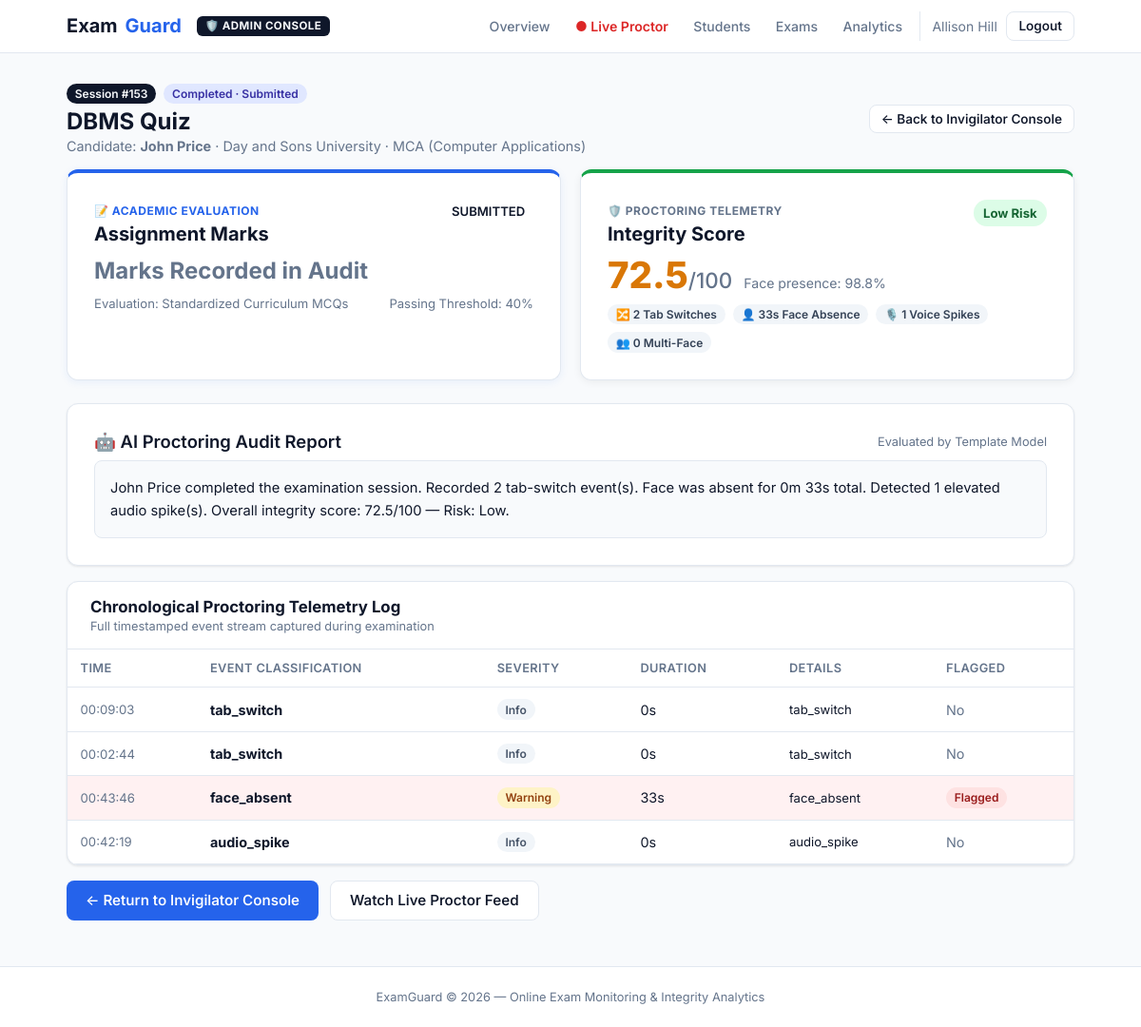
The app's page /session/153/report (signed in) with its own data.
### app/models/models.py (models this page shows, shortened)
class User(UserMixin, db.Model):
    __tablename__ = "users"
    id = db.Column(db.Integer, primary_key=True)
    email = db.Column(db.String(120), unique=True, nullable=False, index=True)
    password_hash = db.Column(db.String(256), nullable=False)
    full_name = db.Column(db.String(120), nullable=False)
    role = db.Column(db.String(20), default="candidate")
    photo_path = db.Column(db.String(255))
    id_type = db.Column(db.String(40))
    id_number = db.Column(db.String(80))
    id_document_path = db.Column(db.String(255))
    id_verified = db.Column(db.Boolean, default=False)
    created_at = db.Column(db.DateTime, default=datetime.utcnow)
    academic_status = db.Column(db.String(50), default="Currently Studying")  # Currently Studying / Graduated / Beginner
    college = db.Column(db.String(200), default="")
    domain = db.Column(db.String(100), default="")  # B.Tech, MCA, BA, B.Sc, etc.
    department = db.Column(db.String(120), default="")  # CSE, ECE, Economics, Computer Applications, etc.
    year_of_study = db.Column(db.String(50), default="")  # 1st Year, 2nd Year, 3rd Year, 4th Year, Graduated, Beginner
    sessions = db.relationship("ExamSession", backref="candidate", lazy="dynamic")

class ExamSession(db.Model):
    __tablename__ = "exam_sessions"
    id = db.Column(db.Integer, primary_key=True)
    candidate_id = db.Column(db.Integer, db.ForeignKey("users.id"), nullable=False)
    exam_id = db.Column(db.Integer, db.ForeignKey("available_exams.id"), nullable=True)
    exam_title = db.Column(db.String(200), default="Online Assessment")
    status = db.Column(db.String(20), default="registered")
    started_at = db.Column(db.DateTime)
    ended_at = db.Column(db.DateTime)
    duration_minutes = db.Column(db.Integer, default=60)
    test_score = db.Column(db.String(50), nullable=True)
    created_at = db.Column(db.DateTime, default=datetime.utcnow)
    exam = db.relationship("AvailableExam", backref="sessions")
    events = db.relationship("EventLog", backref="session", lazy="dynamic", cascade="all, delete-orphan")
    integrity_score = db.relationship("IntegrityScore", backref="session", uselist=False, cascade="all, delete-orphan")
    ai_report = db.relationship("AIReport", backref="session", uselist=False, cascade="all, delete-orphan")

class IntegrityScore(db.Model):
    __tablename__ = "integrity_scores"
    id = db.Column(db.Integer, primary_key=True)
    session_id = db.Column(db.Integer, db.ForeignKey("exam_sessions.id"), unique=True, nullable=False)
    score = db.Column(db.Float, nullable=False)
    risk_label = db.Column(db.String(20), nullable=False)
    tab_switch_count = db.Column(db.Integer, default=0)
    focus_loss_count = db.Column(db.Integer, default=0)
    face_absent_seconds = db.Column(db.Integer, default=0)
    multi_face_count = db.Column(db.Integer, default=0)
    audio_spike_count = db.Column(db.Integer, default=0)
    face_presence_ratio = db.Column(db.Float, default=1.0)
    computed_at = db.Column(db.DateTime, default=datetime.utcnow)

class AIReport(db.Model):
    __tablename__ = "ai_reports"
    id = db.Column(db.Integer, primary_key=True)
    session_id = db.Column(db.Integer, db.ForeignKey("exam_sessions.id"), unique=True, nullable=False)
    summary_text = db.Column(db.Text, nullable=False)
    generated_at = db.Column(db.DateTime, default=datetime.utcnow)
    model_used = db.Column(db.String(50), default="template")

class EventLog(db.Model):
    __tablename__ = "event_logs"
    id = db.Column(db.Integer, primary_key=True)
    session_id = db.Column(db.Integer, db.ForeignKey("exam_sessions.id"), nullable=False)
    event_type = db.Column(db.String(50), nullable=False)
    severity = db.Column(db.String(20), default="info")
    timestamp = db.Column(db.DateTime, default=datetime.utcnow, index=True)
    duration_seconds = db.Column(db.Integer, default=0)
    details = db.Column(db.Text)
    is_flagged = db.Column(db.Boolean, default=False)

### app/routes/exam.py (the view, shortened to what this page needs)
@exam_bp.route("/session/<int:session_id>/report")
@login_required
def session_report(session_id):
    import json
    session = ExamSession.query.get_or_404(session_id)
    if session.candidate_id != current_user.id and current_user.role not in ("invigilator", "admin"):
        flash("Access denied.", "danger")
        return redirect(url_for("exam.candidate_home"))
    if session.status == "terminated" and not session.integrity_score:
        _finalize_session(session, "terminated")
    grade_details = None
    test_sub_ev = EventLog.query.filter_by(session_id=session.id, event_type="test_submission").first()
    if test_sub_ev and test_sub_ev.details:
        try:
            grade_details = json.loads(test_sub_ev.details)
        except Exception:
            pass
    return render_template(
        "session_report.html",
        session=session,
        grade_details=grade_details,
    )

### templates/session_report.html (shortened to what this page needs)
{% extends "base.html" %}
{% block content %}
<div class="flex justify-between items-center mb-2" style="flex-wrap:wrap;gap:0.75rem;">
  <div>
    <div style="display:flex;align-items:center;gap:0.5rem;">
      <span class="badge badge-admin" style="font-size:0.75rem;">Session #{{ session.id }}</span>
      {% if session.status == 'submitted' %}
        <span class="badge badge-submitted">Completed · Submitted</span>
      {% elif session.status == 'terminated' %}
        <span class="badge badge-high">Auto-Terminated</span>
      {% else %}
        <span class="badge badge-active">{{ session.status|title }}</span>
      {% endif %}
    </div>
    <h1 style="margin:0.25rem 0 0;font-size:1.5rem;">
      {{ session.exam_title }}
    </h1>
    <p class="text-muted" style="margin:0.2rem 0 0;font-size:0.9rem;">
      Candidate: <strong>{{ session.candidate.full_name if session.candidate else 'Candidate' }}</strong>
      {% if session.candidate and session.candidate.college %} · {{ session.candidate.college }}{% endif %}
      {% if session.candidate and session.candidate.domain %} · {{ session.candidate.domain }} ({{ session.candidate.department }}){% endif %}
    </p>
  </div>
  <div>
    {% if current_user.role in ('invigilator', 'admin') %}
      <a href="{{ url_for('admin.dashboard') }}" class="btn btn-outline btn-sm">← Back to Invigilator Console</a>
    {% else %}
      <a href="{{ url_for('exam.candidate_home') }}" class="btn btn-outline btn-sm">← Back to My Exams</a>
    {% endif %}
  </div>
</div>
<div style="display:grid;grid-template-columns:repeat(auto-fit, minmax(320px, 1fr));gap:1.25rem;margin-bottom:1.5rem;">
  <div class="eg-card" style="border-top:4px solid var(--primary);box-shadow:0 2px 8px rgba(37,99,235,0.08);">
    <div style="display:flex;justify-content:space-between;align-items:flex-start;margin-bottom:0.75rem;">
      <div>
        <span style="font-size:0.75rem;font-weight:700;text-transform:uppercase;color:var(--primary);letter-spacing:0.5px;">
          📝 Academic Evaluation
        </span>
        <h2 style="margin:0.2rem 0 0;font-size:1.25rem;font-weight:700;">Assignment Marks</h2>
      </div>
      <div>
        {% if grade_details and grade_details.passed %}
          <span class="badge badge-low" style="font-size:0.82rem;font-weight:700;background:#dcfce7;color:#15803d;padding:0.35rem 0.65rem;">
            ✓ PASSED
          </span>
        {% elif grade_details %}
          <span class="badge badge-high" style="font-size:0.82rem;font-weight:700;background:#fee2e2;color:#b91c1c;padding:0.35rem 0.65rem;">
            NEEDS REVIEW
          </span>
        {% else %}
          <span class="badge" style="font-size:0.82rem;">SUBMITTED</span>
        {% endif %}
      </div>
    </div>
    <div style="display:flex;align-items:baseline;gap:0.75rem;margin-bottom:0.75rem;">
      {% if grade_details %}
        <div style="font-size:2.4rem;font-weight:800;color:var(--primary);line-height:1;">
          {{ grade_details.score }}<span style="font-size:1.4rem;color:var(--muted);font-weight:500;">/{{ grade_details.total }}</span>
        </div>
        <div style="font-size:1.2rem;font-weight:700;color:var(--text);">
          ({{ grade_details.percentage }}%)
        </div>
      {% elif session.test_score %}
        <div style="font-size:2.2rem;font-weight:800;color:var(--primary);line-height:1;">
          {{ session.test_score }}
        </div>
      {% else %}
        <div style="font-size:1.5rem;font-weight:700;color:var(--muted);">
          Marks Recorded in Audit
        </div>
      {% endif %}
    </div>
    <div style="font-size:0.82rem;color:var(--muted);display:flex;justify-content:space-between;">
      <span>Evaluation: Standardized Curriculum MCQs</span>
      <span>Passing Threshold: 40%</span>
    </div>
  </div>
  <div class="eg-card" style="border-top:4px solid {% if session.integrity_score and session.integrity_score.risk_label == 'Low' %}var(--success){% elif session.integrity_score and session.integrity_score.risk_label == 'Medium' %}var(--warning){% else %}var(--danger){% endif %};box-shadow:0 2px 8px rgba(0,0,0,0.06);">
    <div style="display:flex;justify-content:space-between;align-items:flex-start;margin-bottom:0.75rem;">
      <div>
        <span style="font-size:0.75rem;font-weight:700;text-transform:uppercase;color:var(--muted);letter-spacing:0.5px;">
          🛡️ Proctoring Telemetry
        </span>
        <h2 style="margin:0.2rem 0 0;font-size:1.25rem;font-weight:700;">Integrity Score</h2>
      </div>
      <div>
        {% if session.integrity_score %}
          <span class="badge badge-{{ session.integrity_score.risk_label|lower }}" style="font-size:0.82rem;font-weight:700;padding:0.35rem 0.65rem;">
            {{ session.integrity_score.risk_label }} Risk
          </span>
        {% endif %}
      </div>
    </div>
    <div style="display:flex;align-items:baseline;gap:0.75rem;margin-bottom:0.75rem;">
      {% if session.integrity_score %}
        <div style="font-size:2.4rem;font-weight:800;color:{% if session.integrity_score.score >= 80 %}var(--success){% elif session.integrity_score.score >= 60 %}var(--warning){% else %}var(--danger){% endif %};line-height:1;">
          {{ session.integrity_score.score }}<span style="font-size:1.4rem;color:var(--muted);font-weight:500;">/100</span>
        </div>
        <div style="font-size:0.88rem;color:var(--muted);">
          Face presence: {{ (session.integrity_score.face_presence_ratio * 100)|round(1) }}%
        </div>
      {% else %}
        <div style="font-size:1.5rem;font-weight:700;color:var(--muted);">
          Computing telemetry...
        </div>
      {% endif %}
    </div>
    {% if session.integrity_score %}
    <div style="display:flex;gap:0.5rem;flex-wrap:wrap;font-size:0.78rem;">
      <span class="badge" style="background:#f1f5f9;color:#334155;">
        🔀 {{ session.integrity_score.tab_switch_count }} Tab Switches
      </span>
      <span class="badge" style="background:#f1f5f9;color:#334155;">
        👤 {{ session.integrity_score.face_absent_seconds }}s Face Absence
      </span>
      <span class="badge" style="background:#f1f5f9;color:#334155;">
        🎙️ {{ session.integrity_score.audio_spike_count or 0 }} Voice Spikes
      </span>
      <span class="badge" style="background:#f1f5f9;color:#334155;">
        👥 {{ session.integrity_score.multi_face_count }} Multi-Face
      </span>
    </div>
    {% endif %}
  </div>
</div>
{% if session.ai_report %}
<div class="eg-card mb-2">
  <div style="display:flex;justify-content:space-between;align-items:center;margin-bottom:0.5rem;">
    <h2 class="section-title" style="margin:0;">
      🤖 AI Proctoring Audit Report
    </h2>
    <span class="text-muted" style="font-size:0.8rem;">Evaluated by {{ session.ai_report.model_used|title }} Model</span>
  </div>
  <div style="padding:1rem;background:#f8fafc;border-radius:8px;border:1px solid var(--border);line-height:1.65;font-size:0.92rem;">
    {{ session.ai_report.summary_text }}
  </div>
</div>
{% endif %}
<div class="eg-card" style="padding:0;overflow:hidden;">
  <div style="padding:1rem 1.5rem;border-bottom:1px solid var(--border);">
    <h3 style="margin:0;font-size:1.05rem;">Chronological Proctoring Telemetry Log</h3>
    <p class="text-muted" style="margin:0.2rem 0 0;font-size:0.8rem;">Full timestamped event stream captured during examination</p>
  </div>
  <table class="eg-table">
    <thead>
      <tr>
        <th>Time</th>
        <th>Event Classification</th>
        <th>Severity</th>
        <th>Duration</th>
        <th>Details</th>
        <th>Flagged</th>
      </tr>
    </thead>
    <tbody>
    {% for e in session.events %}
      <tr style="{{ 'background:#fff1f2;' if e.is_flagged else '' }}">
        <td class="text-muted" style="font-size:0.82rem;">{{ e.timestamp.strftime('%H:%M:%S') if e.timestamp else '—' }}</td>
        <td><strong>{{ e.event_type }}</strong></td>
        <td>
          {% if e.severity == 'critical' %}
            <span class="badge badge-high">Critical</span>
          {% elif e.severity == 'warning' %}
            <span class="badge badge-medium">Warning</span>
          {% else %}
            <span class="badge badge-secondary">Info</span>
          {% endif %}
        </td>
        <td>{{ e.duration_seconds }}s</td>
        <td style="max-width:320px;font-size:0.82rem;">{{ e.details or '—' }}</td>
        <td>
          {% if e.is_flagged %}
            <span class="badge badge-high">Flagged</span>
          {% else %}
            <span class="text-muted">No</span>
          {% endif %}
        </td>
      </tr>
    {% else %}
      <tr><td colspan="6" class="text-muted text-center" style="padding:1.5rem;">No telemetry events recorded.</td></tr>
    {% endfor %}
    </tbody>
  </table>
</div>
<div class="mt-2 mb-2" style="display:flex;gap:0.75rem;">
  {% if current_user.role in ('invigilator', 'admin') %}
    <a href="{{ url_for('admin.dashboard') }}" class="btn btn-primary">← Return to Invigilator Console</a>
    <a href="{{ url_for('admin.live_proctor') }}" class="btn btn-outline">Watch Live Proctor Feed</a>
  {% else %}
    <a href="{{ url_for('exam.candidate_home') }}" class="btn btn-primary">← Return to My Assessments</a>
  {% endif %}
</div>
{% endblock %}

### templates/base.html (shortened to what this page needs)
<!DOCTYPE html>
<html lang="en">
<head>
  <link rel="stylesheet" href="{{ url_for('static', filename='css/style.css') }}">
</head>
<body>
  <nav class="eg-nav">
    <div class="inner">
      <div style="display:flex;align-items:center;gap:1rem;">
        <a class="eg-logo" href="{{ url_for('auth.index') }}">Exam<span>Guard</span></a>
        {% if current_user.is_authenticated %}
          {% if current_user.role in ('invigilator', 'admin') %}
            <span class="nav-role-badge badge-admin">🛡️ Admin Console</span>
          {% else %}
            <span class="nav-role-badge badge-student">🎓 Student Portal</span>
          {% endif %}
        {% endif %}
      </div>
      <div class="eg-nav-right">
        {% if current_user.is_authenticated %}
          {% if current_user.role in ('invigilator', 'admin') %}
            <div class="nav-menu">
              <a href="{{ url_for('admin.dashboard') }}" class="nav-link">Overview</a>
              <a href="{{ url_for('admin.live_proctor') }}" class="nav-link nav-live">
                <span class="live-dot-pulse">●</span> Live Proctor
              </a>
              <a href="{{ url_for('admin.students') }}" class="nav-link">Students</a>
              <a href="{{ url_for('admin.manage_exams') }}" class="nav-link">Exams</a>
              <a href="{{ url_for('admin.analytics') }}" class="nav-link">Analytics</a>
            </div>
          {% endif %}
          <div class="user-pill">
            <span class="eg-user">{{ current_user.full_name }}</span>
            <a class="btn btn-outline btn-sm" href="{{ url_for('auth.logout') }}">Logout</a>
          </div>
        {% else %}
          <div class="nav-menu">
            <a href="{{ url_for('auth.login', role='candidate') }}" class="nav-link">Student Login</a>
            <a href="{{ url_for('auth.login', role='invigilator') }}" class="nav-link">Admin Login</a>
            <a href="{{ url_for('auth.register') }}" class="btn btn-primary btn-sm">Register</a>
          </div>
        {% endif %}
      </div>
    </div>
  </nav>
  <main class="eg-main">
    {% block content %}{% endblock %}
  </main>
  <footer class="eg-footer">
    <div class="footer-inner">
      <div>ExamGuard &copy; 2026 — Online Exam Monitoring &amp; Integrity Analytics</div>
    </div>
  </footer>
</body>
</html>

### records on screen
User: full_name "Allison Hill"
ExamSession: id "153", exam_title "DBMS Quiz"
User: candidate "John Price", candidate.college "Day and Sons University", candidate.domain "MCA", candidate.department "Computer Applications"
IntegrityScore: integrity_score.risk_label "Low", integrity_score.score "72.5", (session.integrity_score.face_presence_ratio*100)|round(1) "98.8", integrity_score.tab_switch_count "2", integrity_score.face_absent_seconds "33", integrity_score "1", integrity_score.multi_face_count "0"
AIReport: ai_report.model_used "Template", ai_report.summary_text "John Price completed the examination session. Recorded 2 tab-switch event(s). Face was absent for 0m 33s total. Detected 1 elevated audio spike(s). Overall integrity score: 72.5/100 — Risk: Low."
EventLog: timestamp "00:09:03", event_type "tab_switch", severity "Info", duration_seconds "0", details "tab_switch", is_flagged "No"
EventLog: timestamp "00:02:44", event_type "tab_switch", severity "Info", duration_seconds "0", details "tab_switch", is_flagged "No"
EventLog: timestamp "00:43:46", event_type "face_absent", severity "Warning", duration_seconds "33", details "face_absent", is_flagged "Flagged"
EventLog: timestamp "00:42:19", event_type "audio_spike", severity "Info", duration_seconds "0", details "audio_spike", is_flagged "No"
